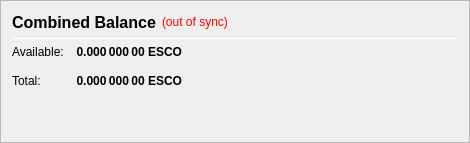
                   <widget class="QFrame" name="frame_CombinedBalances">
                    <property name="minimumSize">
                     <size>
                      <width>470</width>
                      <height>0</height>
                     </size>
                    </property>
                    <property name="frameShape">
                     <enum>QFrame::StyledPanel</enum>
                    </property>
                    <property name="frameShadow">
                     <enum>QFrame::Raised</enum>
                    </property>
                    <layout class="QVBoxLayout" name="verticalLayout_5">
                     <item>
                      <layout class="QHBoxLayout" name="horizontalLayout_5" stretch="0,0,0">
                       <item>
                        <widget class="QLabel" name="label_5z">
                         <property name="minimumSize">
                          <size>
                           <width>0</width>
                           <height>20</height>
                          </size>
                         </property>
                         <property name="font">
                          <font>
                           <pointsize>12</pointsize>
                           <weight>75</weight>
                           <bold>true</bold>
                          </font>
                         </property>
                         <property name="toolTip">
                          <string>Combined Balance (including unconfirmed and immature coins)</string>
                         </property>
                         <property name="text">
                          <string>Combined Balance</string>
                         </property>
                        </widget>
                       </item>
                       <item>
                        <widget class="QLabel" name="labelWalletStatus">
                         <property name="cursor">
                          <cursorShape>WhatsThisCursor</cursorShape>
                         </property>
                         <property name="toolTip">
                          <string>The displayed information may be out of date. Your wallet automatically synchronizes with the Escrow network after a connection is established, but this process has not completed yet.</string>
                         </property>
                         <property name="styleSheet">
                          <string notr="true">QLabel { color: red; }</string>
                         </property>
                         <property name="text">
                          <string notr="true">(out of sync)</string>
                         </property>
                         <property name="alignment">
                          <set>Qt::AlignLeading|Qt::AlignLeft|Qt::AlignVCenter</set>
                         </property>
                        </widget>
                       </item>
                       <item>
                        <spacer name="horizontalSpacer_1">
                         <property name="orientation">
                          <enum>Qt::Horizontal</enum>
                         </property>
                         <property name="sizeHint" stdset="0">
                          <size>
                           <width>40</width>
                           <height>20</height>
                          </size>
                         </property>
                        </spacer>
                       </item>
                      </layout>
                     </item>
                     <item>
                      <widget class="Line" name="line_CombinedBalance">
                       <property name="minimumSize">
                        <size>
                         <width>0</width>
                         <height>1</height>
                        </size>
                       </property>
                       <property name="maximumSize">
                        <size>
                         <width>16777215</width>
                         <height>1</height>
                        </size>
                       </property>
                       <property name="orientation">
                        <enum>Qt::Horizontal</enum>
                       </property>
                      </widget>
                     </item>
                     <item>
                      <layout class="QGridLayout" name="gridLayout_3">
                       <property name="spacing">
                        <number>12</number>
                       </property>
                       <item row="1" column="0">
                        <widget class="QLabel" name="labelBalanceTextz">
                         <property name="text">
                          <string>Available:</string>
                         </property>
                        </widget>
                       </item>
                       <item row="1" column="1">
                        <widget class="QLabel" name="labelBalancez">
                         <property name="font">
                          <font>
                           <weight>75</weight>
                           <bold>true</bold>
                          </font>
                         </property>
                         <property name="cursor">
                          <cursorShape>IBeamCursor</cursorShape>
                         </property>
                         <property name="toolTip">
                          <string>Your current spendable balance</string>
                         </property>
                         <property name="text">
                          <string notr="true">0.000 000 00 ESCO</string>
                         </property>
                         <property name="alignment">
                          <set>Qt::AlignRight|Qt::AlignTrailing|Qt::AlignVCenter</set>
                         </property>
                         <property name="textInteractionFlags">
                          <set>Qt::LinksAccessibleByMouse|Qt::TextSelectableByKeyboard|Qt::TextSelectableByMouse</set>
                         </property>
                        </widget>
                       </item>
                       <item row="2" column="0">
                        <widget class="QLabel" name="labelTotalTextz">
                         <property name="text">
                          <string>Total:</string>
                         </property>
                        </widget>
                       </item>
                       <item row="2" column="1">
                        <widget class="QLabel" name="labelTotalz">
                         <property name="font">
                          <font>
                           <weight>75</weight>
                           <bold>true</bold>
                          </font>
                         </property>
                         <property name="cursor">
                          <cursorShape>IBeamCursor</cursorShape>
                         </property>
                         <property name="toolTip">
                          <string>Total Balance, including all unavailable coins.</string>
                         </property>
                         <property name="text">
                          <string notr="true">0.000 000 00 ESCO</string>
                         </property>
                         <property name="alignment">
                          <set>Qt::AlignRight|Qt::AlignTrailing|Qt::AlignVCenter</set>
                         </property>
                         <property name="textInteractionFlags">
                          <set>Qt::LinksAccessibleByMouse|Qt::TextSelectableByKeyboard|Qt::TextSelectableByMouse</set>
                         </property>
                        </widget>
                       </item>
                       <item row="2" column="3">
                        <spacer name="horizontalSpacer_2">
                         <property name="orientation">
                          <enum>Qt::Horizontal</enum>
                         </property>
                         <property name="sizeHint" stdset="0">
                          <size>
                           <width>40</width>
                           <height>20</height>
                          </size>
                         </property>
                        </spacer>
                       </item>
                      </layout>
                     </item>
                     <item>
                      <spacer name="verticalSpacer_1">
                       <property name="orientation">
                        <enum>Qt::Vertical</enum>
                       </property>
                       <property name="sizeHint" stdset="0">
                        <size>
                         <width>20</width>
                         <height>40</height>
                        </size>
                       </property>
                      </spacer>
                     </item>
                    </layout>
                   </widget>
